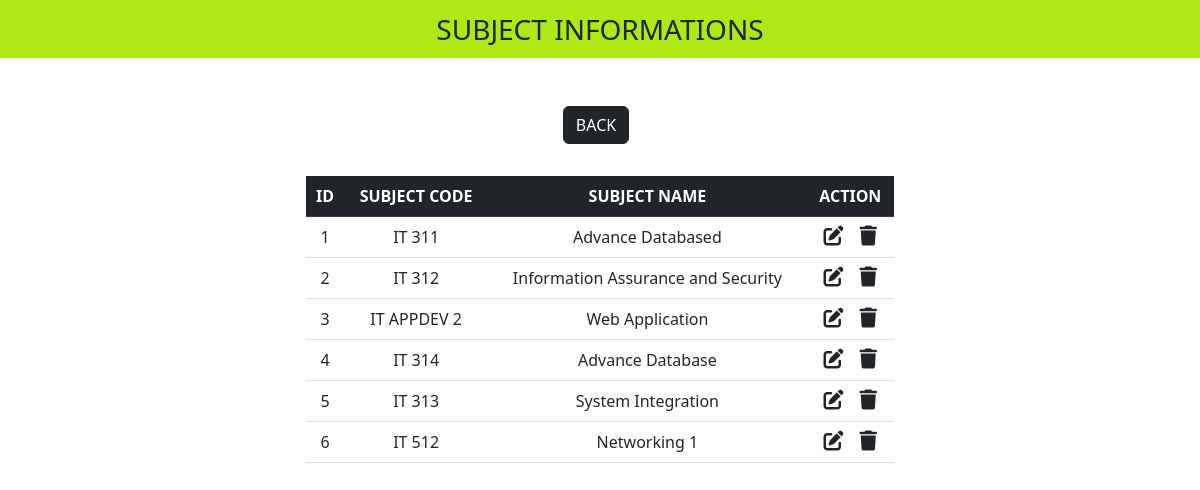
The page /search-user.php on the database its author committed.
### tables this page shows
CREATE TABLE `user_table` (
  `id` int(11) NOT NULL,
  `subject_code` varchar(255) DEFAULT NULL,
  `subject_name` varchar(255) DEFAULT NULL
);

### search-user.php (the view, shortened to what this page needs)
<?php
include 'db_conn.php';
if ($_SERVER["REQUEST_METHOD"] == "GET") {
    $search_term = mysqli_real_escape_string($db_conn, $_GET['search']);
    $sql = "SELECT * FROM user_table WHERE id LIKE '%$search_term%' OR subject_code LIKE '%$search_term%' OR subject_name LIKE '%$search_term%'";
    $result = mysqli_query($db_conn, $sql);
}
?>
<!DOCTYPE html>
<html lang="en">
<head>
    <link href="https://cdn.jsdelivr.net/npm/bootstrap@5.2.3/dist/css/bootstrap.min.css"
        rel="stylesheet"
>
    <link rel="stylesheet" href="https://cdnjs.cloudflare.com/ajax/libs/font-awesome/6.4.0/css/all.min.css"
 />
</head>
<body>
    <nav class="navbar navbar-light justify-content-center fs-3 mb-5" style="background-color: #ACE916;">
        SUBJECT INFORMATIONS
    </nav>
    <div class="row justify-content-center mt-3">
            <div class="col-md-6">
                <div class="d-flex justify-content-center mb-3">
                    <a href="user.php" class="btn btn-dark me-2">BACK</a>
                </div>
            </div>
        </div>
        <?php
        if (isset($result) && mysqli_num_rows($result) > 0) {
            echo "<div class='row justify-content-center mt-3'>";
            echo "<div class='col-md-6'>";
            echo "<table class='table table-hover text-center'>";
            echo "<thead class='table-dark'>";
            echo "<tr>";
            echo "<th scope='col'>ID</th>";
            echo "<th scope='col'>SUBJECT CODE</th>";
            echo "<th scope='col'>SUBJECT NAME</th>";
            echo "<th scope='col'>ACTION</th>";
            echo "</tr>";
            echo "</thead>";
            echo "<tbody>";
            while ($row = mysqli_fetch_assoc($result)) {
                echo "<tr>";
                echo "<td>" . $row["id"] . "</td>";
                echo "<td>" . $row["subject_code"] . "</td>";
                echo "<td>" . $row["subject_name"] . "</td>";
                echo "<td>";
                echo "<a href='edit-user.php?id=" . $row["id"] . "' class='link-dark'><i class='fa-solid fa-pen-to-square fs-5 me-3'></i></a>";
                echo "<a href='delete-user.php?id=" . $row["id"] . "' class='link-dark'><i class='fa-solid fa-trash fs-5'></i></a>";
                echo "</td>";
                echo "</tr>";
            }
            echo "</tbody>";
            echo "</table>";
            echo "</div>";
            echo "</div>";
        } else {
            echo "<div class='row justify-content-center mt-3'>";
            echo "<div class='col-md-6'>";
            echo "<div class='alert alert-warning' role='alert'>No results found.</div>";
            echo "</div>";
            echo "</div>";
        }
        ?>
</body>
</html>

### rows shown on the page
user_table: id "1", subject_code "IT 311", subject_name "Advance Databased"
user_table: id "2", subject_code "IT 312", subject_name "Information Assurance and Security"
user_table: id "3", subject_code "IT APPDEV 2", subject_name "Web Application"
user_table: id "4", subject_code "IT 314", subject_name "Advance Database"
user_table: id "5", subject_code "IT 313", subject_name "System Integration"
user_table: id "6", subject_code "IT 512", subject_name "Networking 1"
